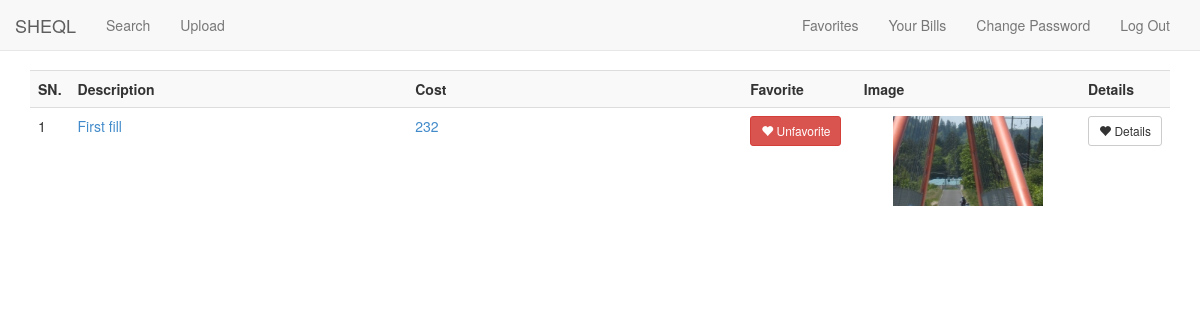
Page /sheql/favorite.php (signed in) on the committed database.
### tables this page shows
CREATE TABLE IF NOT EXISTS `sn_pictures` (
  `pic_id` int(11) NOT NULL AUTO_INCREMENT,
  `description` text NOT NULL,
  `medical_code` text NOT NULL,
  `facility` text NOT NULL,
  `facility_zip_code` varchar(5) NOT NULL,
  `icd9` varchar(11) NOT NULL,
  `icd10` varchar(11) NOT NULL,
  `zip` varchar(10) NOT NULL,
  `file` varchar(250) NOT NULL,
  `user_id` int(11) NOT NULL,
  `keywords` text NOT NULL,
  `type` varchar(250) NOT NULL,
  `summary` text NOT NULL,
  `date` timestamp NOT NULL DEFAULT CURRENT_TIMESTAMP,
  `amount` varchar(11) NOT NULL,
  `institution` varchar(250) NOT NULL,
  `physician` varchar(250) NOT NULL,
  `cost` varchar(11) NOT NULL,
  `cost2` varchar(11) NOT NULL,
  `state` varchar(5) NOT NULL,
  PRIMARY KEY (`pic_id`)
);

CREATE TABLE IF NOT EXISTS `sn_images` (
  `id` int(11) NOT NULL AUTO_INCREMENT,
  `file` varchar(200) NOT NULL,
  `picture_id` int(11) NOT NULL,
  PRIMARY KEY (`id`)
);

### sheql/class/sqlQuery.class.php (called while the page is built, shortened)
<?
class query{
			function querySelect($qry)
			{
				$i=0;
				$data=array();
			  $qry_result=mysql_query($qry) or die("QUERY ERROR1=>".mysql_error());
			  while ($row=mysql_fetch_assoc($qry_result)) {
          	$data[$i] = $row;
          	$i++;
          }
			  return $data;
			}
			function querySelectSingle($qry)
			{
			 $qry_result=mysql_query($qry) or die("QUERY ERRORSingle=>".mysql_error());
			 $row=mysql_fetch_assoc($qry_result);
			  return $row;
			}
			function numRows($nr)
			{
			$qry_result1=mysql_query($nr) or die("QUERY ERROR2=>".mysql_error());
			$num_row=mysql_num_rows($qry_result1);
			return $num_row;
			}
}
$qry=new query;
?>

### sheql/favorite.php (the view, shortened to what this page needs)
<?
include "includes/header.php" ?>
<?
if(isset($_SESSION['BrowseOn']))
{
?>
  <?
		$queryData="Select *from sn_pictures where pic_id in (Select pic_id from  sn_favorites where user_id='".$_SESSION['user_id']."')
						order by `cost` desc";
	$num = $qry->numRows($queryData);
	?>
    <div class="row">
	<div class="col-md-12">
	<?
	if($num>0)
	{
  ?><table width="100%" border="0" class="table table-striped">
<tr>
<th width="3%" align="center">SN. </th>
<th width="31%" align="center">Description</th>
<th width="31%" align="center">Cost</th>
<th width="10%" align="left">Favorite</th>
<? if(isset($_SESSION['user_id'])){?><th width="20%" align="center">Image</th><? } ?>
<th width="5%" align="center">Details</th>
</tr>
<?
$count=1;
			$qry_all_prod=$qry->querySelect($queryData);
			foreach($qry_all_prod as $data)
			{
				$query = "select * from  sn_images where  	picture_id='".$data['pic_id']."' ";
$img=$qry->querySelectSingle($query);
$sql="SELECT * FROM  sn_favorites WHERE pic_id = '".$data['pic_id']."' and user_id='".$_SESSION['user_id']."'";
$result=mysql_query($sql);
$num=mysql_num_rows($result);
				?>   <tr>
                <td align="left"><? echo $count;?></td>
    <td align="left"><a href="view.php?picture_id=<?=$data['pic_id'] ?>"><?=$data['description']?></a></td>
    <td align="left"><a href="view.php?picture_id=<?=$data['pic_id'] ?>">
      <?=$data['cost']?>
    </a></td>
    <td align="left"><p>
    <? if($num==0){?>
    <a href="<? echo "http://$_SERVER[HTTP_HOST]$_SERVER[REQUEST_URI]";?>?a&fav_id=<?=$data['pic_id'] ?>" class="btn btn-primary btn-sm" role="button"><span class="glyphicon glyphicon-heart"></span> Favorite</a>&nbsp;<? }else{?>
	 <a href="<? echo "http://$_SERVER[HTTP_HOST]$_SERVER[REQUEST_URI]";?>?a&unfav_id=<?=$data['pic_id'] ?>" class="btn btn-danger btn-sm" role="button"><span class="glyphicon glyphicon-heart"></span> Unfavorite</a>
	<? } ?></p></td>
    <? if(isset($_SESSION['user_id'])){?><td align="center"><a href="view.php?picture_id=<?=$data['pic_id'] ?>">
    <img src="uploads/thumbs/<?=$img['file'] ?>" width="150" />
     </a></td><? } ?>
    <td align="center"><a  class="btn btn-default btn-sm" role="button" href="view.php?picture_id=<?=$data['pic_id'] ?>"><span class="glyphicon glyphicon-heart"></span> Details</a> </a></td>
  </tr>
    <? $count++;} ?></table><? } else{?><div class="alert alert-danger">No Items Found</div><? } ?></div>
	    </div>
</div>
<? }
include "includes/footer.php" ?>

### sheql/css/style.css (style rules this page uses)
body { padding-top: 20px; padding-bottom: 20px; }

### sheql/css/sb-admin.css (style rules this page uses)
body { margin-top: 50px; }

### rows in the picture
sn_pictures: description "First fill", cost "232", sn_images.file (picture)
